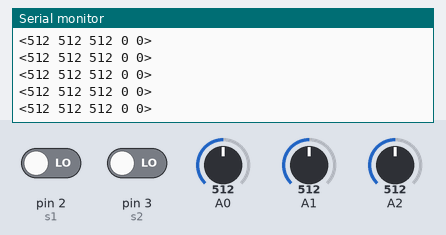
The sketch below on a simulated Arduino Uno, built with avr-gcc and run on an emulated ATmega328P. On the bench: the last lines printed to the serial monitor. Inputs (shaded band) come from the test bench; at power-on: A0 = 512, A1 = 512, A2 = 512, pin 2 (s1) LOW, pin 3 (s2) LOW.

Above: at 1.2 s.
1.3 s: A0 set to 104
At 1.8 s:
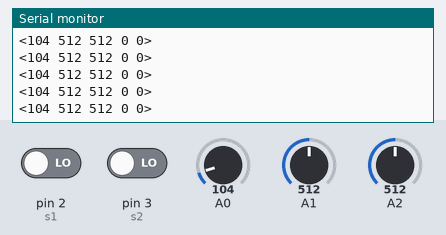
2.8 s: A0 set to 90
At 3.3 s:
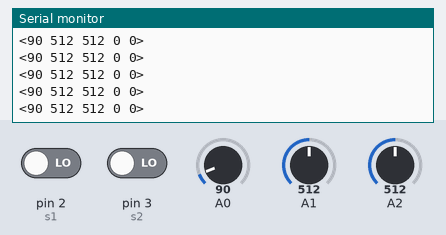
5.8 s: A1 set to 104
At 6.5 s:
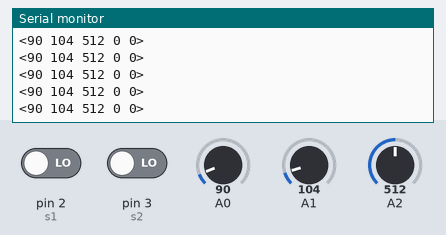
7.3 s: A1 set to 93
At 7.8 s:
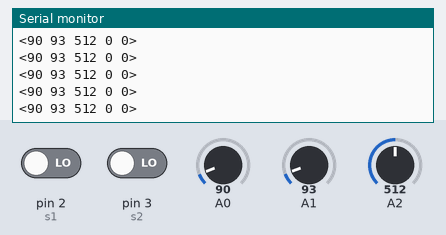
13.3 s: A2 set to 109
At 14.4 s:
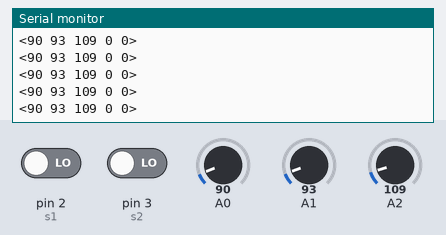
14.8 s: A2 set to 90
At 15.3 s:
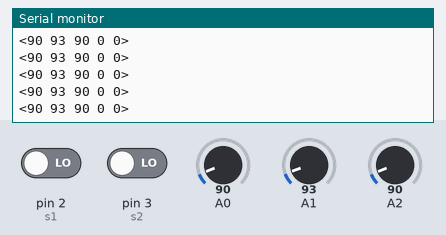
Timing chart, 0 to 17.8 s (numbered marks = the images above; inputs shaded):
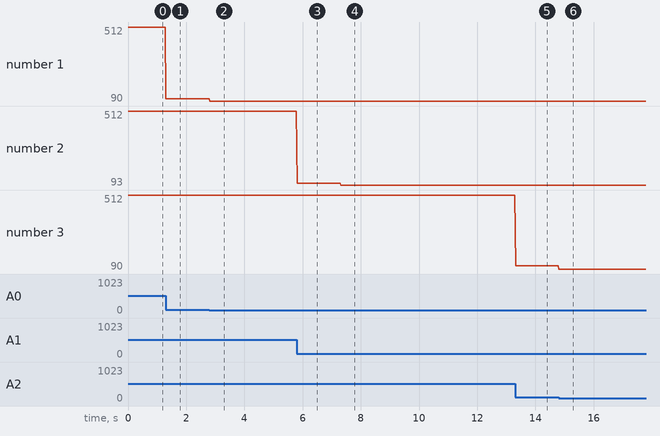

Measured:
- after the input at 1.3 s, the serial monitor: prints a new line at once (image 1)
- after the input at 2.8 s, the serial monitor: prints a new line at once (image 2)
- after the input at 5.8 s, the serial monitor: prints a new line at once (image 3)
- after the input at 7.3 s, the serial monitor: prints a new line at once (image 4)
- after the input at 13.3 s, the serial monitor: prints a new line at once (image 5)
- after the input at 14.8 s, the serial monitor: prints a new line at once (image 6)
- plotted number 1: 512 → 104 after the input at 1.3 s, 104 → 90 after the input at 2.8 s
- plotted number 2: 512 → 104 after the input at 5.8 s, 104 → 93 after the input at 7.3 s

The sketch:

joystick.pde
```cpp
/*

Joystick Hack

Mark Roland, markroland.com

Written in Arduino 0021

11/29/2011 - Borrowed code from Button example
11/30/2011 - Update to include y2_axis data and remove extra code

*/

// Set digital pin constants for 2 switches
const int s1 = 2;
const int s2 = 3;

// Setup
void setup() {

  // Initialize the pushbutton pin as an input
  pinMode(s1, INPUT);
  pinMode(s2, INPUT);

  // Initialize serial connection
  Serial.begin(9600);
}

// Main Loop
void loop(){

  // Read the state of the pushbutton value:
  int s1_state = digitalRead(s1);

  // Read the state of the pushbutton value:
  int s2_state = digitalRead(s2);

  // Read analog values
  int x1_axis = analogRead(A0);
  int y1_axis = analogRead(A1);
  int y2_axis = analogRead(A2);

  // Output data to Serial port
  // Example: <780 820 923 0 1>
  Serial.print("<");
  Serial.print(x1_axis, DEC);
  Serial.print(" ");
  Serial.print(y1_axis, DEC);
  Serial.print(" ");
  Serial.print(y2_axis, DEC);
  Serial.print(" ");
  Serial.print(s1_state, DEC);
  Serial.print(" ");
  Serial.print(s2_state, DEC);
  Serial.print(">\n");

  // Delay for 20 milliseconds (this isn't necessary, but helps throttle the data being sent)
  delay(20);
}
```
